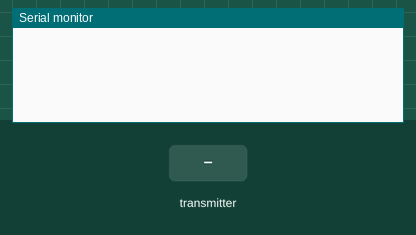
This sketch was run on a simulated Seeed XIAO ESP32-C3. On the bench: the last lines printed to the serial monitor. The test bench sets the inputs (shaded band).

Above: at 1.2 s.
1.3 s: the transmitter starts sending ffu = 0
At 2.1 s:
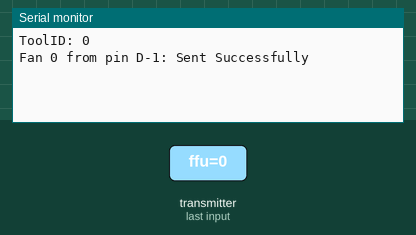
2.8 s: the transmitter starts sending rpm = 1024
5.8 s: the transmitter starts sending fan = 1024
8.8 s: the transmitter starts sending ffu = 1
11.8 s: the transmitter starts sending rpm = 0
14.8 s: the transmitter starts sending fan = 0
At 18.0 s:
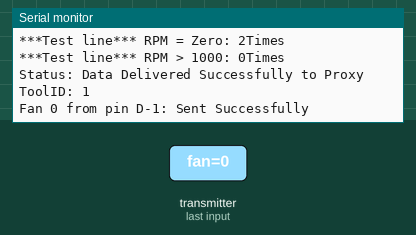
Timing chart, 0 to 19.5 s (numbered marks = the images above; inputs shaded):
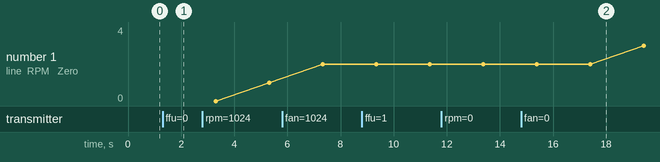

The sketch:

Proxy8-9-2024.ino
```cpp
//Ryan Anderson
//Created with Inspiriation from Rui Santos
//https://RandomNerdTutorials.com/get-change-esp32-esp8266-mac-address-arduino/
//GlobalFoundries FANSTAT - Fan Analytics and Notification System for Telemetry and Assessment

//Uploading Directions
//Go to -> Tools -> Board -> esp32 -> XIAO_ESP32C3; ensure XIAO_ESP32C3 stays
//Go to -> Files -> Preferences -> Additional Boards manager URLs: -> PASTE THIS URL -> https://raw.githubusercontent.com/espressif/arduino-esp32/gh-pages/package_esp32_dev_index.json

//Proxy Code

//Libraries
#include <esp_now.h>
#include <WiFi.h>

//testing code
int counterzero = 0;
int counter1k = 0;

//*****************************EDIT HERE**************************//
// REPLACE WITH YOUR PROXY MAC Address
// 0xFF, 0xFF, 0xFF, 0xFF, 0xFF, 0xFF
// Replace FF with each mac address value
uint8_t broadcastAddress[] = {0x48, 0x31, 0xB7, 0x3F, 0x93, 0x50};
// Aisle Location for this Proxy:
// Aisle Location for next Proxy:
//*****************************EDIT HERE**************************//

// Structure example to receive data
// Must match the sender structure
typedef struct struct_message {
    char ffu[127]; //specify which ffu
    int rpm; //rpm data
    int fan; //specify which fan
} struct_message;

// Create a struct_message to hold incoming sensor readings
struct_message incomingReadings;

// Create a struct_message called myData
struct_message myData;

esp_now_peer_info_t peerInfo;

// Callback function that will be executed when data is received
void OnDataRecv(const uint8_t * mac, const uint8_t *incomingData, int len) {

  //**Recieve Data**//
  memcpy(&incomingReadings, incomingData, sizeof(incomingReadings));
  //char ffuid[] = String(myData.ffu)
  char const* FFU = incomingReadings.ffu;
  int RPM = incomingReadings.rpm;
  int FAN = incomingReadings.fan;
  //**End of Recieve Data**//

  //**Data to Next Proxy**//
  //  Define data structure
  strcpy(myData.ffu, FFU);
  myData.fan = int(FAN);
  myData.rpm = int(RPM);

  // Send message via ESP-NOW
  esp_err_t result = esp_now_send(broadcastAddress, (uint8_t *) &myData, sizeof(myData));

  // Check conditions of sender
  if (result == ESP_OK) {
    Serial.println("ToolID: " + String(FFU));
    Serial.println("Fan " + String(FAN) + " from pin D" + String(FAN - 1) + ": Sent Successfully");

  }
  else {
    Serial.println("Error sending the data");
  }
  delay(2000);
  //**Exit Data Send**//

  //print values
  Serial.print("Bytes received: ");
  Serial.println(len);
  Serial.println(String(incomingReadings.ffu) + ": ");
  Serial.print("Fan #" + String(FAN) + ": ");
  Serial.println(String(RPM) + "RPM");

  //tester code
  Serial.println("***Test line*** RPM = Zero: " + String(counterzero) + "Times");
  Serial.println("***Test line*** RPM > 1000: " + String(counter1k) + "Times");
  Serial.println();
  if (RPM < 1){
    counterzero++;
  }
  if (RPM < 1000 && RPM > 0){
    counter1k++;
  }

}

// callback when data is sent
void OnDataSent(const uint8_t *mac_addr, esp_now_send_status_t status) {
  Serial.print("\r\nStatus: ");
  Serial.println(status == ESP_NOW_SEND_SUCCESS ? "Data Delivered Successfully to Proxy" : "Data Delivery Failed to send to Proxy");
}

void setup() {
  // Initialize Serial Monitor
  Serial.begin(115200);

  // Set device as a Wi-Fi Station
  WiFi.mode(WIFI_STA);

  // Connected to ESP-NOW
  if (esp_now_init() != ESP_OK) {
    Serial.println("Error initializing ESP-NOW");
    return; }

    // Once ESPNow is successfully initalized, we will register for Send CB to
  // get the status of Transmitted packet
  esp_now_register_send_cb(OnDataSent);

  // Register peer
  memcpy(peerInfo.peer_addr, broadcastAddress, 6);
  peerInfo.channel = 0;
  peerInfo.encrypt = false;

  // Add peer
  if (esp_now_add_peer(&peerInfo) != ESP_OK){
    Serial.println("Failed to add peer");
    return;
  }


  // Once ESPNow is successfully connected, data will be sent through Serial
  esp_now_register_recv_cb(esp_now_recv_cb_t(OnDataRecv));
}


void loop() {

}
```

Measured:
- after the input at 1.3 s, the serial monitor: prints a new line at once (image 1)
- after the input at 14.8 s, the serial monitor: prints a new line after 2.6 s (image 2)
